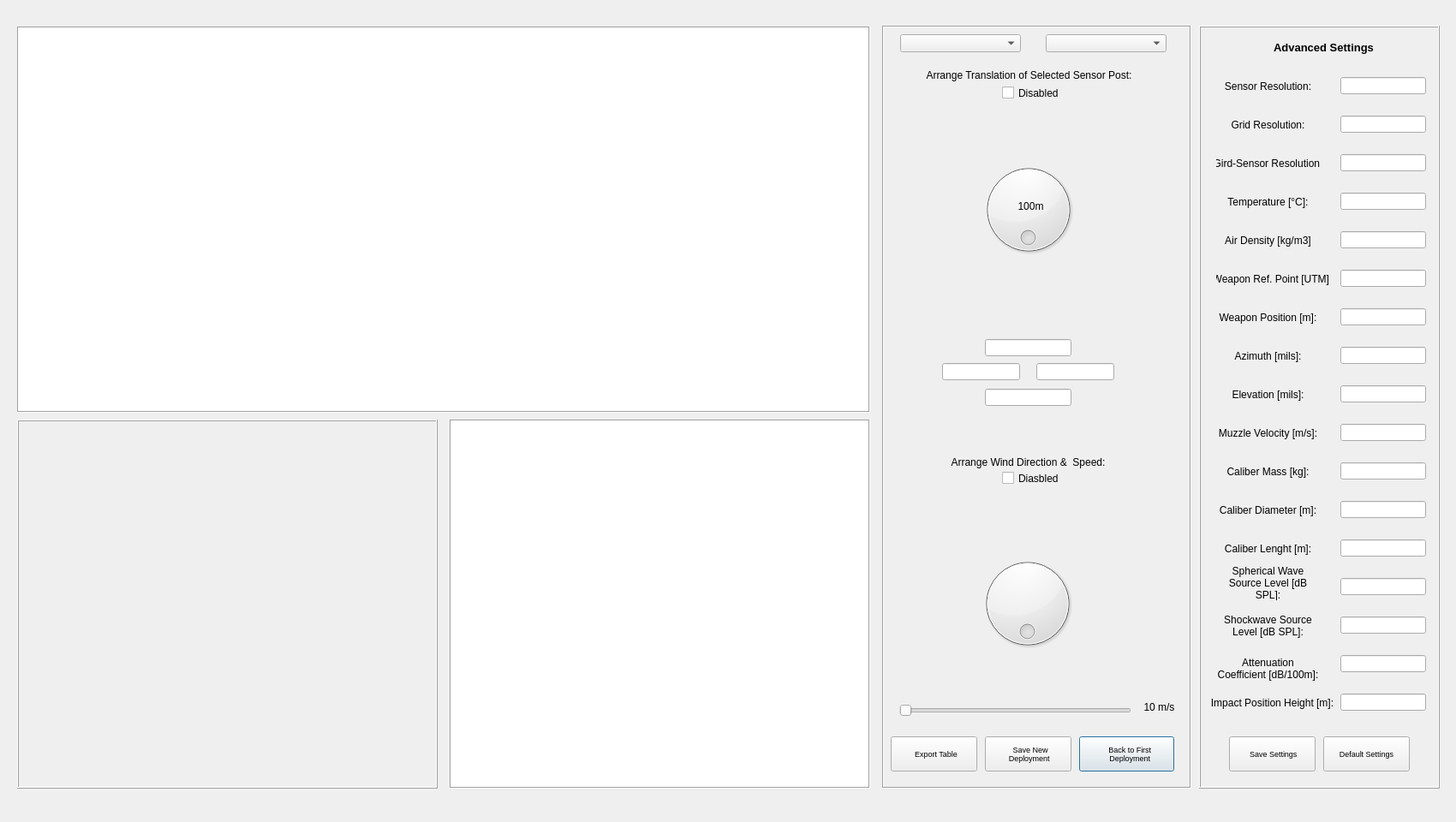
<?xml version="1.0" encoding="UTF-8"?>
<ui version="4.0">
 <class>Dialog</class>
 <widget class="QDialog" name="Dialog">
  <property name="geometry">
   <rect>
    <x>0</x>
    <y>0</y>
    <width>1700</width>
    <height>960</height>
   </rect>
  </property>
  <property name="windowTitle">
   <string>Dialog</string>
  </property>
  <widget class="QTableWidget" name="tableWidget">
   <property name="geometry">
    <rect>
     <x>20</x>
     <y>31</y>
     <width>996</width>
     <height>451</height>
    </rect>
   </property>
   <property name="frameShape">
    <enum>QFrame::Box</enum>
   </property>
  </widget>
  <widget class="QGraphicsView" name="graphicsView">
   <property name="geometry">
    <rect>
     <x>525</x>
     <y>490</y>
     <width>491</width>
     <height>431</height>
    </rect>
   </property>
   <property name="frameShape">
    <enum>QFrame::Box</enum>
   </property>
  </widget>
  <widget class="QFrame" name="frame">
   <property name="geometry">
    <rect>
     <x>20</x>
     <y>490</y>
     <width>491</width>
     <height>431</height>
    </rect>
   </property>
   <property name="frameShape">
    <enum>QFrame::Box</enum>
   </property>
   <property name="frameShadow">
    <enum>QFrame::Raised</enum>
   </property>
   <widget class="QWidget" name="horizontalLayoutWidget">
    <property name="geometry">
     <rect>
      <x>0</x>
      <y>0</y>
      <width>491</width>
      <height>431</height>
     </rect>
    </property>
    <layout class="QHBoxLayout" name="horizontalLayout"/>
   </widget>
  </widget>
  <widget class="QFrame" name="frame_2">
   <property name="geometry">
    <rect>
     <x>1030</x>
     <y>30</y>
     <width>361</width>
     <height>891</height>
    </rect>
   </property>
   <property name="frameShape">
    <enum>QFrame::Box</enum>
   </property>
   <property name="frameShadow">
    <enum>QFrame::Sunken</enum>
   </property>
   <widget class="QLabel" name="label_10">
    <property name="geometry">
     <rect>
      <x>150</x>
      <y>214</y>
      <width>47</width>
      <height>13</height>
     </rect>
    </property>
    <property name="text">
     <string>360d</string>
    </property>
    <property name="alignment">
     <set>Qt::AlignCenter</set>
    </property>
   </widget>
   <widget class="QPushButton" name="pushButton_7">
    <property name="geometry">
     <rect>
      <x>230</x>
      <y>830</y>
      <width>111</width>
      <height>41</height>
     </rect>
    </property>
    <property name="font">
     <font>
      <pointsize>7</pointsize>
     </font>
    </property>
    <property name="acceptDrops">
     <bool>false</bool>
    </property>
    <property name="text">
     <string>   Back to First
   Deployment</string>
    </property>
    <property name="icon">
     <iconset>
      <normaloff>refresh.png</normaloff>refresh.png</iconset>
    </property>
    <property name="flat">
     <bool>false</bool>
    </property>
   </widget>
   <widget class="QPushButton" name="pushButton_6">
    <property name="geometry">
     <rect>
      <x>150</x>
      <y>446</y>
      <width>41</width>
      <height>31</height>
     </rect>
    </property>
    <property name="text">
     <string/>
    </property>
    <property name="icon">
     <iconset>
      <normaloff>downarrow.png</normaloff>downarrow.png</iconset>
    </property>
    <property name="iconSize">
     <size>
      <width>36</width>
      <height>36</height>
     </size>
    </property>
    <property name="default">
     <bool>false</bool>
    </property>
    <property name="flat">
     <bool>true</bool>
    </property>
   </widget>
   <widget class="QLabel" name="label_9">
    <property name="geometry">
     <rect>
      <x>148</x>
      <y>666</y>
      <width>47</width>
      <height>16</height>
     </rect>
    </property>
    <property name="text">
     <string>100m</string>
    </property>
    <property name="alignment">
     <set>Qt::AlignCenter</set>
    </property>
   </widget>
   <widget class="QLabel" name="label">
    <property name="geometry">
     <rect>
      <x>71</x>
      <y>100</y>
      <width>221</width>
      <height>231</height>
     </rect>
    </property>
    <property name="text">
     <string/>
    </property>
    <property name="pixmap">
     <pixmap>compass.png</pixmap>
    </property>
   </widget>
   <widget class="QPushButton" name="pushButton_5">
    <property name="geometry">
     <rect>
      <x>268</x>
      <y>384</y>
      <width>31</width>
      <height>41</height>
     </rect>
    </property>
    <property name="text">
     <string/>
    </property>
    <property name="icon">
     <iconset>
      <normaloff>rightarrow.png</normaloff>rightarrow.png</iconset>
    </property>
    <property name="iconSize">
     <size>
      <width>36</width>
      <height>36</height>
     </size>
    </property>
    <property name="default">
     <bool>false</bool>
    </property>
    <property name="flat">
     <bool>true</bool>
    </property>
   </widget>
   <widget class="QPushButton" name="pushButton_2">
    <property name="geometry">
     <rect>
      <x>120</x>
      <y>830</y>
      <width>101</width>
      <height>41</height>
     </rect>
    </property>
    <property name="font">
     <font>
      <pointsize>7</pointsize>
     </font>
    </property>
    <property name="acceptDrops">
     <bool>false</bool>
    </property>
    <property name="text">
     <string>  Save New
 Deployment</string>
    </property>
    <property name="icon">
     <iconset>
      <normaloff>edit.png</normaloff>edit.png</iconset>
    </property>
    <property name="flat">
     <bool>false</bool>
    </property>
   </widget>
   <widget class="QLabel" name="label_4">
    <property name="geometry">
     <rect>
      <x>41</x>
      <y>50</y>
      <width>261</width>
      <height>16</height>
     </rect>
    </property>
    <property name="text">
     <string>Arrange Translation of Selected Sensor Post:</string>
    </property>
    <property name="alignment">
     <set>Qt::AlignCenter</set>
    </property>
   </widget>
   <widget class="QPushButton" name="pushButton_3">
    <property name="geometry">
     <rect>
      <x>40</x>
      <y>384</y>
      <width>31</width>
      <height>41</height>
     </rect>
    </property>
    <property name="text">
     <string/>
    </property>
    <property name="icon">
     <iconset>
      <normaloff>linksarrow.png</normaloff>linksarrow.png</iconset>
    </property>
    <property name="iconSize">
     <size>
      <width>36</width>
      <height>36</height>
     </size>
    </property>
    <property name="default">
     <bool>false</bool>
    </property>
    <property name="flat">
     <bool>true</bool>
    </property>
   </widget>
   <widget class="QLineEdit" name="lineEdit_2">
    <property name="geometry">
     <rect>
      <x>180</x>
      <y>394</y>
      <width>91</width>
      <height>20</height>
     </rect>
    </property>
   </widget>
   <widget class="QPushButton" name="pushButton_4">
    <property name="geometry">
     <rect>
      <x>150</x>
      <y>334</y>
      <width>41</width>
      <height>31</height>
     </rect>
    </property>
    <property name="text">
     <string/>
    </property>
    <property name="icon">
     <iconset>
      <normaloff>uparrow.png</normaloff>uparrow.png</iconset>
    </property>
    <property name="iconSize">
     <size>
      <width>36</width>
      <height>36</height>
     </size>
    </property>
    <property name="default">
     <bool>false</bool>
    </property>
    <property name="flat">
     <bool>true</bool>
    </property>
   </widget>
   <widget class="QDial" name="dial_2">
    <property name="geometry">
     <rect>
      <x>79</x>
      <y>614</y>
      <width>181</width>
      <height>121</height>
     </rect>
    </property>
    <property name="maximum">
     <number>360</number>
    </property>
    <property name="singleStep">
     <number>5</number>
    </property>
    <property name="pageStep">
     <number>18</number>
    </property>
    <property name="sliderPosition">
     <number>0</number>
    </property>
    <property name="orientation">
     <enum>Qt::Horizontal</enum>
    </property>
    <property name="invertedAppearance">
     <bool>true</bool>
    </property>
    <property name="invertedControls">
     <bool>true</bool>
    </property>
    <property name="wrapping">
     <bool>true</bool>
    </property>
    <property name="notchTarget">
     <double>1.000000000000000</double>
    </property>
    <property name="notchesVisible">
     <bool>false</bool>
    </property>
   </widget>
   <widget class="QComboBox" name="comboBox_2">
    <property name="geometry">
     <rect>
      <x>191</x>
      <y>10</y>
      <width>141</width>
      <height>21</height>
     </rect>
    </property>
   </widget>
   <widget class="QLabel" name="label_5">
    <property name="geometry">
     <rect>
      <x>70</x>
      <y>560</y>
      <width>221</width>
      <height>231</height>
     </rect>
    </property>
    <property name="text">
     <string/>
    </property>
    <property name="pixmap">
     <pixmap>compass.png</pixmap>
    </property>
   </widget>
   <widget class="QPushButton" name="pushButton">
    <property name="geometry">
     <rect>
      <x>10</x>
      <y>830</y>
      <width>101</width>
      <height>41</height>
     </rect>
    </property>
    <property name="font">
     <font>
      <pointsize>7</pointsize>
     </font>
    </property>
    <property name="text">
     <string>  Export Table</string>
    </property>
    <property name="icon">
     <iconset>
      <normaloff>save.png</normaloff>save.png</iconset>
    </property>
   </widget>
   <widget class="QDial" name="dial">
    <property name="geometry">
     <rect>
      <x>80</x>
      <y>154</y>
      <width>181</width>
      <height>121</height>
     </rect>
    </property>
    <property name="maximum">
     <number>360</number>
    </property>
    <property name="singleStep">
     <number>5</number>
    </property>
    <property name="pageStep">
     <number>18</number>
    </property>
    <property name="sliderPosition">
     <number>0</number>
    </property>
    <property name="orientation">
     <enum>Qt::Horizontal</enum>
    </property>
    <property name="invertedAppearance">
     <bool>true</bool>
    </property>
    <property name="invertedControls">
     <bool>true</bool>
    </property>
    <property name="wrapping">
     <bool>true</bool>
    </property>
    <property name="notchTarget">
     <double>1.000000000000000</double>
    </property>
    <property name="notchesVisible">
     <bool>false</bool>
    </property>
   </widget>
   <widget class="QLabel" name="label_6">
    <property name="geometry">
     <rect>
      <x>150</x>
      <y>204</y>
      <width>47</width>
      <height>13</height>
     </rect>
    </property>
    <property name="text">
     <string>100m</string>
    </property>
    <property name="alignment">
     <set>Qt::AlignCenter</set>
    </property>
   </widget>
   <widget class="QSlider" name="horizontalSlider_2">
    <property name="geometry">
     <rect>
      <x>20</x>
      <y>790</y>
      <width>271</width>
      <height>20</height>
     </rect>
    </property>
    <property name="orientation">
     <enum>Qt::Horizontal</enum>
    </property>
   </widget>
   <widget class="QLineEdit" name="lineEdit_4">
    <property name="geometry">
     <rect>
      <x>120</x>
      <y>424</y>
      <width>101</width>
      <height>20</height>
     </rect>
    </property>
   </widget>
   <widget class="QComboBox" name="comboBox">
    <property name="geometry">
     <rect>
      <x>21</x>
      <y>10</y>
      <width>141</width>
      <height>21</height>
     </rect>
    </property>
   </widget>
   <widget class="QLineEdit" name="lineEdit">
    <property name="geometry">
     <rect>
      <x>120</x>
      <y>366</y>
      <width>101</width>
      <height>20</height>
     </rect>
    </property>
   </widget>
   <widget class="QLineEdit" name="lineEdit_3">
    <property name="geometry">
     <rect>
      <x>70</x>
      <y>394</y>
      <width>91</width>
      <height>20</height>
     </rect>
    </property>
   </widget>
   <widget class="QLabel" name="label_7">
    <property name="geometry">
     <rect>
      <x>40</x>
      <y>500</y>
      <width>261</width>
      <height>20</height>
     </rect>
    </property>
    <property name="text">
     <string>Arrange Wind Direction &amp;  Speed:</string>
    </property>
    <property name="alignment">
     <set>Qt::AlignCenter</set>
    </property>
   </widget>
   <widget class="QLabel" name="label_8">
    <property name="geometry">
     <rect>
      <x>300</x>
      <y>780</y>
      <width>47</width>
      <height>31</height>
     </rect>
    </property>
    <property name="text">
     <string>10 m/s</string>
    </property>
    <property name="alignment">
     <set>Qt::AlignCenter</set>
    </property>
   </widget>
   <widget class="QCheckBox" name="checkBox">
    <property name="geometry">
     <rect>
      <x>140</x>
      <y>70</y>
      <width>70</width>
      <height>17</height>
     </rect>
    </property>
    <property name="text">
     <string>Disabled</string>
    </property>
   </widget>
   <widget class="QCheckBox" name="checkBox_2">
    <property name="geometry">
     <rect>
      <x>140</x>
      <y>520</y>
      <width>70</width>
      <height>17</height>
     </rect>
    </property>
    <property name="text">
     <string>Diasbled</string>
    </property>
   </widget>
  </widget>
  <widget class="QFrame" name="frame_3">
   <property name="geometry">
    <rect>
     <x>1400</x>
     <y>30</y>
     <width>281</width>
     <height>891</height>
    </rect>
   </property>
   <property name="frameShape">
    <enum>QFrame::Box</enum>
   </property>
   <property name="frameShadow">
    <enum>QFrame::Raised</enum>
   </property>
   <widget class="QLineEdit" name="lineEdit_5">
    <property name="geometry">
     <rect>
      <x>165</x>
      <y>60</y>
      <width>100</width>
      <height>20</height>
     </rect>
    </property>
    <property name="alignment">
     <set>Qt::AlignCenter</set>
    </property>
   </widget>
   <widget class="QLineEdit" name="lineEdit_6">
    <property name="geometry">
     <rect>
      <x>165</x>
      <y>105</y>
      <width>100</width>
      <height>20</height>
     </rect>
    </property>
   </widget>
   <widget class="QLineEdit" name="lineEdit_7">
    <property name="geometry">
     <rect>
      <x>165</x>
      <y>150</y>
      <width>100</width>
      <height>20</height>
     </rect>
    </property>
   </widget>
   <widget class="QLineEdit" name="lineEdit_8">
    <property name="geometry">
     <rect>
      <x>165</x>
      <y>195</y>
      <width>100</width>
      <height>20</height>
     </rect>
    </property>
   </widget>
   <widget class="QLineEdit" name="lineEdit_9">
    <property name="geometry">
     <rect>
      <x>165</x>
      <y>240</y>
      <width>100</width>
      <height>20</height>
     </rect>
    </property>
   </widget>
   <widget class="QLineEdit" name="lineEdit_10">
    <property name="geometry">
     <rect>
      <x>165</x>
      <y>285</y>
      <width>100</width>
      <height>20</height>
     </rect>
    </property>
   </widget>
   <widget class="QLineEdit" name="lineEdit_11">
    <property name="geometry">
     <rect>
      <x>165</x>
      <y>330</y>
      <width>100</width>
      <height>20</height>
     </rect>
    </property>
   </widget>
   <widget class="QLineEdit" name="lineEdit_12">
    <property name="geometry">
     <rect>
      <x>165</x>
      <y>375</y>
      <width>100</width>
      <height>20</height>
     </rect>
    </property>
   </widget>
   <widget class="QLineEdit" name="lineEdit_13">
    <property name="geometry">
     <rect>
      <x>165</x>
      <y>420</y>
      <width>100</width>
      <height>20</height>
     </rect>
    </property>
   </widget>
   <widget class="QLineEdit" name="lineEdit_14">
    <property name="geometry">
     <rect>
      <x>165</x>
      <y>465</y>
      <width>100</width>
      <height>20</height>
     </rect>
    </property>
   </widget>
   <widget class="QLineEdit" name="lineEdit_15">
    <property name="geometry">
     <rect>
      <x>165</x>
      <y>735</y>
      <width>100</width>
      <height>20</height>
     </rect>
    </property>
   </widget>
   <widget class="QLineEdit" name="lineEdit_16">
    <property name="geometry">
     <rect>
      <x>165</x>
      <y>780</y>
      <width>100</width>
      <height>20</height>
     </rect>
    </property>
   </widget>
   <widget class="QLineEdit" name="lineEdit_17">
    <property name="geometry">
     <rect>
      <x>165</x>
      <y>600</y>
      <width>100</width>
      <height>20</height>
     </rect>
    </property>
   </widget>
   <widget class="QLineEdit" name="lineEdit_18">
    <property name="geometry">
     <rect>
      <x>165</x>
      <y>690</y>
      <width>100</width>
      <height>20</height>
     </rect>
    </property>
   </widget>
   <widget class="QLineEdit" name="lineEdit_21">
    <property name="geometry">
     <rect>
      <x>165</x>
      <y>645</y>
      <width>100</width>
      <height>20</height>
     </rect>
    </property>
   </widget>
   <widget class="QLineEdit" name="lineEdit_23">
    <property name="geometry">
     <rect>
      <x>165</x>
      <y>510</y>
      <width>100</width>
      <height>20</height>
     </rect>
    </property>
   </widget>
   <widget class="QLineEdit" name="lineEdit_24">
    <property name="geometry">
     <rect>
      <x>165</x>
      <y>555</y>
      <width>100</width>
      <height>20</height>
     </rect>
    </property>
   </widget>
   <widget class="QLabel" name="label_11">
    <property name="geometry">
     <rect>
      <x>20</x>
      <y>60</y>
      <width>121</width>
      <height>21</height>
     </rect>
    </property>
    <property name="text">
     <string>Sensor Resolution:</string>
    </property>
    <property name="alignment">
     <set>Qt::AlignCenter</set>
    </property>
   </widget>
   <widget class="QLabel" name="label_12">
    <property name="geometry">
     <rect>
      <x>20</x>
      <y>105</y>
      <width>121</width>
      <height>21</height>
     </rect>
    </property>
    <property name="text">
     <string>Grid Resolution:</string>
    </property>
    <property name="alignment">
     <set>Qt::AlignCenter</set>
    </property>
   </widget>
   <widget class="QLabel" name="label_13">
    <property name="geometry">
     <rect>
      <x>20</x>
      <y>195</y>
      <width>121</width>
      <height>21</height>
     </rect>
    </property>
    <property name="text">
     <string>Temperature [°C]:</string>
    </property>
    <property name="alignment">
     <set>Qt::AlignCenter</set>
    </property>
   </widget>
   <widget class="QLabel" name="label_14">
    <property name="geometry">
     <rect>
      <x>20</x>
      <y>150</y>
      <width>121</width>
      <height>21</height>
     </rect>
    </property>
    <property name="text">
     <string>Gird-Sensor Resolution:</string>
    </property>
    <property name="alignment">
     <set>Qt::AlignCenter</set>
    </property>
   </widget>
   <widget class="QLabel" name="label_15">
    <property name="geometry">
     <rect>
      <x>20</x>
      <y>375</y>
      <width>121</width>
      <height>21</height>
     </rect>
    </property>
    <property name="text">
     <string>Azimuth [mils]:</string>
    </property>
    <property name="alignment">
     <set>Qt::AlignCenter</set>
    </property>
   </widget>
   <widget class="QLabel" name="label_16">
    <property name="geometry">
     <rect>
      <x>20</x>
      <y>330</y>
      <width>121</width>
      <height>21</height>
     </rect>
    </property>
    <property name="text">
     <string>Weapon Position [m]:</string>
    </property>
    <property name="alignment">
     <set>Qt::AlignCenter</set>
    </property>
   </widget>
   <widget class="QLabel" name="label_17">
    <property name="geometry">
     <rect>
      <x>20</x>
      <y>285</y>
      <width>131</width>
      <height>21</height>
     </rect>
    </property>
    <property name="text">
     <string>Weapon Ref. Point [UTM]:</string>
    </property>
    <property name="alignment">
     <set>Qt::AlignCenter</set>
    </property>
   </widget>
   <widget class="QLabel" name="label_18">
    <property name="geometry">
     <rect>
      <x>20</x>
      <y>420</y>
      <width>121</width>
      <height>21</height>
     </rect>
    </property>
    <property name="text">
     <string>Elevation [mils]:</string>
    </property>
    <property name="alignment">
     <set>Qt::AlignCenter</set>
    </property>
   </widget>
   <widget class="QLabel" name="label_19">
    <property name="geometry">
     <rect>
      <x>20</x>
      <y>555</y>
      <width>121</width>
      <height>21</height>
     </rect>
    </property>
    <property name="text">
     <string>Caliber Diameter [m]:</string>
    </property>
    <property name="alignment">
     <set>Qt::AlignCenter</set>
    </property>
   </widget>
   <widget class="QLabel" name="label_20">
    <property name="geometry">
     <rect>
      <x>20</x>
      <y>730</y>
      <width>121</width>
      <height>41</height>
     </rect>
    </property>
    <property name="text">
     <string>Attenuation Coefficient [dB/100m]:</string>
    </property>
    <property name="alignment">
     <set>Qt::AlignCenter</set>
    </property>
    <property name="wordWrap">
     <bool>true</bool>
    </property>
   </widget>
   <widget class="QLabel" name="label_21">
    <property name="geometry">
     <rect>
      <x>20</x>
      <y>680</y>
      <width>121</width>
      <height>41</height>
     </rect>
    </property>
    <property name="text">
     <string>Shockwave Source Level [dB SPL]:</string>
    </property>
    <property name="alignment">
     <set>Qt::AlignCenter</set>
    </property>
    <property name="wordWrap">
     <bool>true</bool>
    </property>
   </widget>
   <widget class="QLabel" name="label_22">
    <property name="geometry">
     <rect>
      <x>10</x>
      <y>780</y>
      <width>151</width>
      <height>21</height>
     </rect>
    </property>
    <property name="text">
     <string>Impact Position Height [m]:</string>
    </property>
    <property name="alignment">
     <set>Qt::AlignCenter</set>
    </property>
   </widget>
   <widget class="QLabel" name="label_23">
    <property name="geometry">
     <rect>
      <x>20</x>
      <y>510</y>
      <width>121</width>
      <height>21</height>
     </rect>
    </property>
    <property name="text">
     <string>Caliber Mass [kg]:</string>
    </property>
    <property name="alignment">
     <set>Qt::AlignCenter</set>
    </property>
   </widget>
   <widget class="QLabel" name="label_24">
    <property name="geometry">
     <rect>
      <x>20</x>
      <y>465</y>
      <width>121</width>
      <height>21</height>
     </rect>
    </property>
    <property name="text">
     <string>Muzzle Velocity [m/s]:</string>
    </property>
    <property name="alignment">
     <set>Qt::AlignCenter</set>
    </property>
   </widget>
   <widget class="QLabel" name="label_25">
    <property name="geometry">
     <rect>
      <x>20</x>
      <y>630</y>
      <width>121</width>
      <height>41</height>
     </rect>
    </property>
    <property name="text">
     <string>Spherical Wave Source Level [dB SPL]:</string>
    </property>
    <property name="alignment">
     <set>Qt::AlignCenter</set>
    </property>
    <property name="wordWrap">
     <bool>true</bool>
    </property>
   </widget>
   <widget class="QLabel" name="label_26">
    <property name="geometry">
     <rect>
      <x>20</x>
      <y>600</y>
      <width>121</width>
      <height>21</height>
     </rect>
    </property>
    <property name="text">
     <string>Caliber Lenght [m]:</string>
    </property>
    <property name="alignment">
     <set>Qt::AlignCenter</set>
    </property>
   </widget>
   <widget class="QLabel" name="label_27">
    <property name="geometry">
     <rect>
      <x>20</x>
      <y>240</y>
      <width>121</width>
      <height>21</height>
     </rect>
    </property>
    <property name="text">
     <string>Air Density [kg/m3]</string>
    </property>
    <property name="alignment">
     <set>Qt::AlignCenter</set>
    </property>
   </widget>
   <widget class="QLabel" name="label_28">
    <property name="geometry">
     <rect>
      <x>80</x>
      <y>10</y>
      <width>131</width>
      <height>31</height>
     </rect>
    </property>
    <property name="font">
     <font>
      <pointsize>10</pointsize>
      <weight>75</weight>
      <bold>true</bold>
     </font>
    </property>
    <property name="text">
     <string>Advanced Settings</string>
    </property>
    <property name="alignment">
     <set>Qt::AlignCenter</set>
    </property>
   </widget>
   <widget class="QPushButton" name="pushButton_8">
    <property name="geometry">
     <rect>
      <x>35</x>
      <y>830</y>
      <width>101</width>
      <height>41</height>
     </rect>
    </property>
    <property name="font">
     <font>
      <pointsize>7</pointsize>
     </font>
    </property>
    <property name="text">
     <string> Save Settings</string>
    </property>
    <property name="icon">
     <iconset>
      <normaloff>savesettings.png</normaloff>savesettings.png</iconset>
    </property>
    <property name="iconSize">
     <size>
      <width>20</width>
      <height>20</height>
     </size>
    </property>
   </widget>
   <widget class="QPushButton" name="pushButton_9">
    <property name="geometry">
     <rect>
      <x>145</x>
      <y>830</y>
      <width>101</width>
      <height>41</height>
     </rect>
    </property>
    <property name="font">
     <font>
      <pointsize>7</pointsize>
     </font>
    </property>
    <property name="text">
     <string>Default Settings</string>
    </property>
    <property name="icon">
     <iconset>
      <normaloff>defaultsettings.png</normaloff>defaultsettings.png</iconset>
    </property>
    <property name="iconSize">
     <size>
      <width>20</width>
      <height>20</height>
     </size>
    </property>
   </widget>
  </widget>
 </widget>
 <resources/>
 <connections/>
</ui>
